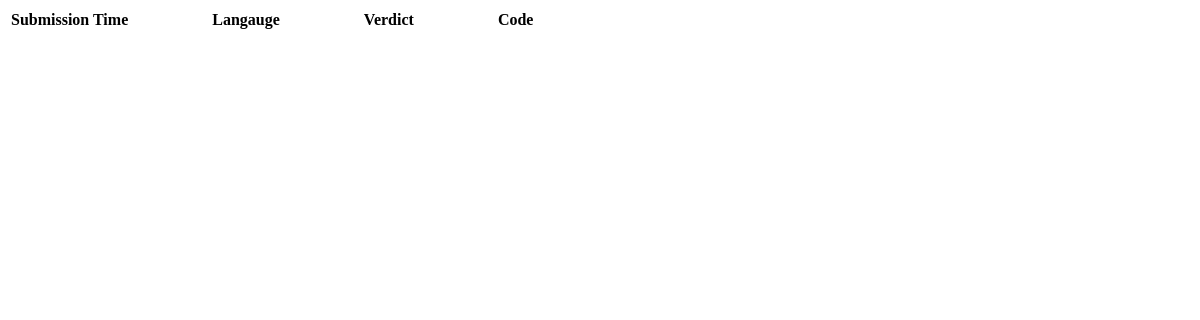
/problemset/1/MySubmissions/, run on an earlier commit of the app's database.
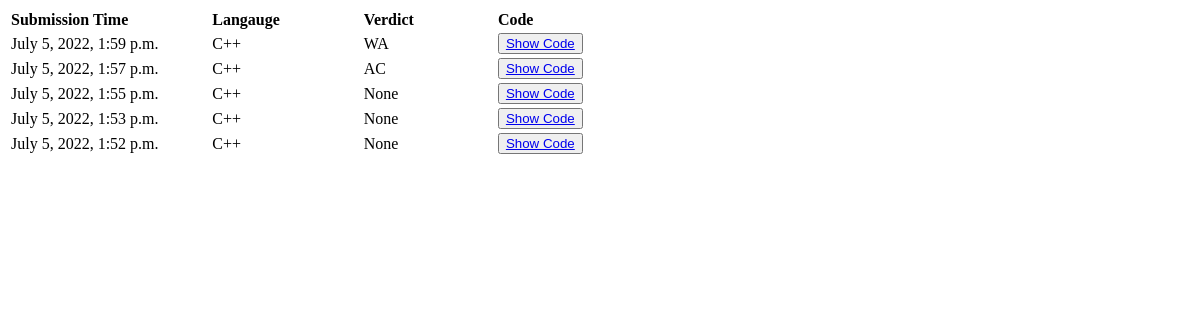
And on a later commit of the database.
### judge/models.py (models this page shows, shortened)
class Submission(models.Model):
      def upload_code_name(self,filename):
        ext = filename.split('.')[-1]
        filename = str(self.Submission_Time)
        filename = re.sub('[;:,. -+]', '_',filename)
        filename = "%s.%s" % (filename,ext)
        FolderName = re.sub('[;:,. -+]','_',self.Problem.Title)
        return f'codes/mycodes/{FolderName}/{filename}'
      Problem = models.ForeignKey(Problem, on_delete = models.CASCADE)
      Submission_Time = models.DateTimeField(auto_now_add = True)
      Language = models.CharField(max_length = 10)
      Code = models.FileField(upload_to = upload_code_name)
      Result = models.CharField(max_length = 20,default = "None")

### judge/views.py (the view)
# urls.py: path('<int:Problem_id>/MySubmissions/',views.MySubmissions,name = 'MySubmissions'),
def MySubmissions(request,Problem_id):
    thisProblem = get_object_or_404(Problem,pk=Problem_id)
    SubmissionList=Submission.objects.filter(Problem = thisProblem).order_by('-Submission_Time')[:5]
    context = {
        'SubmissionList': SubmissionList
    }
    return render(request,'judge/MySubmissions.html',context)

### judge/templates/judge/MySubmissions.html (shortened to what this page needs)
{% load static %}
<!DOCTYPE html>
<html lang="en">
<head>
</head>
<body>
    <table>
        <tr>
           <th>Submission Time&emsp;&emsp;&emsp;&emsp;&emsp;</th>
           <th>Langauge&emsp;&emsp;&emsp;&emsp;&emsp;</th>
           <th>Verdict&emsp;&emsp;&emsp;&emsp;&emsp;</th>
           <th>Code&emsp;&emsp;&emsp;&emsp;&emsp;</th>
        </tr>
        {% for Submission in SubmissionList %}
          <tr>
            <td>{{Submission.Submission_Time}}</td>
            <td>{{Submission.Language}}</td>
            <td>{{Submission.Result}}</td>
            <td><button><a href={% url 'SubmissionDetail' Submission.Code.url %}>Show Code</a></button></td>
          </tr>
        {% endfor %}
    </table>
</body>
</html>

What changed in the data, as far as the page shows it:
added Submission: Submission_Time "July 5, 2022, 1:59 p.m.", Language "C++", Result "WA"
added Submission: Submission_Time "July 5, 2022, 1:57 p.m.", Language "C++", Result "AC"
added Submission: Submission_Time "July 5, 2022, 1:55 p.m.", Language "C++", Result "None"
added Submission: Submission_Time "July 5, 2022, 1:53 p.m.", Language "C++", Result "None"
added Submission: Submission_Time "July 5, 2022, 1:52 p.m.", Language "C++", Result "None"
